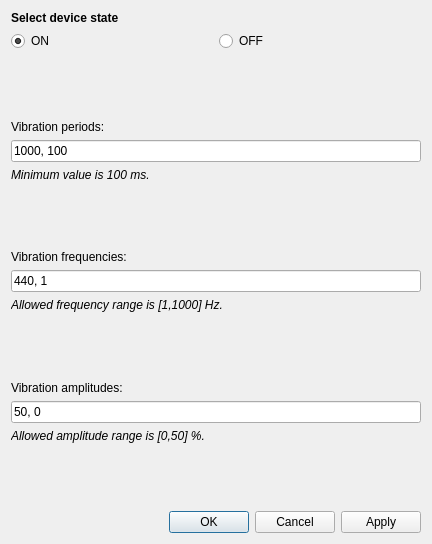
<?xml version="1.0" encoding="UTF-8"?>
<ui version="4.0">
 <class>QDialogSetpointVibePattern</class>
 <widget class="QDialog" name="QDialogSetpointVibePattern">
  <property name="geometry">
   <rect>
    <x>0</x>
    <y>0</y>
    <width>432</width>
    <height>544</height>
   </rect>
  </property>
  <property name="sizePolicy">
   <sizepolicy hsizetype="Fixed" vsizetype="Fixed">
    <horstretch>0</horstretch>
    <verstretch>0</verstretch>
   </sizepolicy>
  </property>
  <property name="windowTitle">
   <string>Vibration pattern setpoint</string>
  </property>
  <layout class="QVBoxLayout" name="verticalLayout">
   <item>
    <widget class="QLabel" name="label_state">
     <property name="font">
      <font>
       <weight>75</weight>
       <bold>true</bold>
      </font>
     </property>
     <property name="text">
      <string>Select device state</string>
     </property>
    </widget>
   </item>
   <item>
    <layout class="QHBoxLayout" name="horizontalLayout_2">
     <item>
      <widget class="QRadioButton" name="radioButton_on">
       <property name="text">
        <string>ON</string>
       </property>
       <property name="checked">
        <bool>true</bool>
       </property>
      </widget>
     </item>
     <item>
      <widget class="QRadioButton" name="radioButton_off">
       <property name="text">
        <string>OFF</string>
       </property>
      </widget>
     </item>
    </layout>
   </item>
   <item>
    <spacer name="verticalSpacer_select">
     <property name="orientation">
      <enum>Qt::Vertical</enum>
     </property>
     <property name="sizeHint" stdset="0">
      <size>
       <width>20</width>
       <height>4</height>
      </size>
     </property>
    </spacer>
   </item>
   <item>
    <widget class="QLabel" name="label_periods">
     <property name="text">
      <string>Vibration periods:</string>
     </property>
    </widget>
   </item>
   <item>
    <widget class="QLineEdit" name="lineEdit_periods">
     <property name="text">
      <string>1000, 100</string>
     </property>
    </widget>
   </item>
   <item>
    <widget class="QLabel" name="label_period_limits">
     <property name="font">
      <font>
       <italic>true</italic>
      </font>
     </property>
     <property name="text">
      <string>Minimum value is 100 ms.</string>
     </property>
    </widget>
   </item>
   <item>
    <spacer name="verticalSpacer_periods">
     <property name="orientation">
      <enum>Qt::Vertical</enum>
     </property>
     <property name="sizeHint" stdset="0">
      <size>
       <width>20</width>
       <height>4</height>
      </size>
     </property>
    </spacer>
   </item>
   <item>
    <widget class="QLabel" name="label_frequencies">
     <property name="text">
      <string>Vibration frequencies:</string>
     </property>
    </widget>
   </item>
   <item>
    <widget class="QLineEdit" name="lineEdit_frequencies">
     <property name="text">
      <string>440, 1</string>
     </property>
    </widget>
   </item>
   <item>
    <widget class="QLabel" name="label_frequency_limits">
     <property name="font">
      <font>
       <italic>true</italic>
      </font>
     </property>
     <property name="text">
      <string>Allowed frequency range is [1,1000] Hz.</string>
     </property>
    </widget>
   </item>
   <item>
    <spacer name="verticalSpacer_frequencies">
     <property name="orientation">
      <enum>Qt::Vertical</enum>
     </property>
     <property name="sizeHint" stdset="0">
      <size>
       <width>20</width>
       <height>4</height>
      </size>
     </property>
    </spacer>
   </item>
   <item>
    <widget class="QLabel" name="label_amplitudes">
     <property name="text">
      <string>Vibration amplitudes:</string>
     </property>
    </widget>
   </item>
   <item>
    <widget class="QLineEdit" name="lineEdit_amplitudes">
     <property name="text">
      <string>50, 0</string>
     </property>
    </widget>
   </item>
   <item>
    <widget class="QLabel" name="label_range_limits">
     <property name="font">
      <font>
       <italic>true</italic>
      </font>
     </property>
     <property name="text">
      <string>Allowed amplitude range is [0,50] %.</string>
     </property>
    </widget>
   </item>
   <item>
    <spacer name="verticalSpacer_amplitudes">
     <property name="orientation">
      <enum>Qt::Vertical</enum>
     </property>
     <property name="sizeHint" stdset="0">
      <size>
       <width>20</width>
       <height>4</height>
      </size>
     </property>
    </spacer>
   </item>
   <item>
    <widget class="QDialogButtonBox" name="buttonBox">
     <property name="orientation">
      <enum>Qt::Horizontal</enum>
     </property>
     <property name="standardButtons">
      <set>QDialogButtonBox::Apply|QDialogButtonBox::Cancel|QDialogButtonBox::Ok</set>
     </property>
    </widget>
   </item>
  </layout>
 </widget>
 <resources/>
 <connections>
  <connection>
   <sender>buttonBox</sender>
   <signal>rejected()</signal>
   <receiver>QDialogSetpointVibePattern</receiver>
   <slot>reject()</slot>
   <hints>
    <hint type="sourcelabel">
     <x>316</x>
     <y>260</y>
    </hint>
    <hint type="destinationlabel">
     <x>286</x>
     <y>274</y>
    </hint>
   </hints>
  </connection>
  <connection>
   <sender>buttonBox</sender>
   <signal>accepted()</signal>
   <receiver>QDialogSetpointVibePattern</receiver>
   <slot>accept()</slot>
   <hints>
    <hint type="sourcelabel">
     <x>248</x>
     <y>254</y>
    </hint>
    <hint type="destinationlabel">
     <x>157</x>
     <y>274</y>
    </hint>
   </hints>
  </connection>
 </connections>
</ui>
